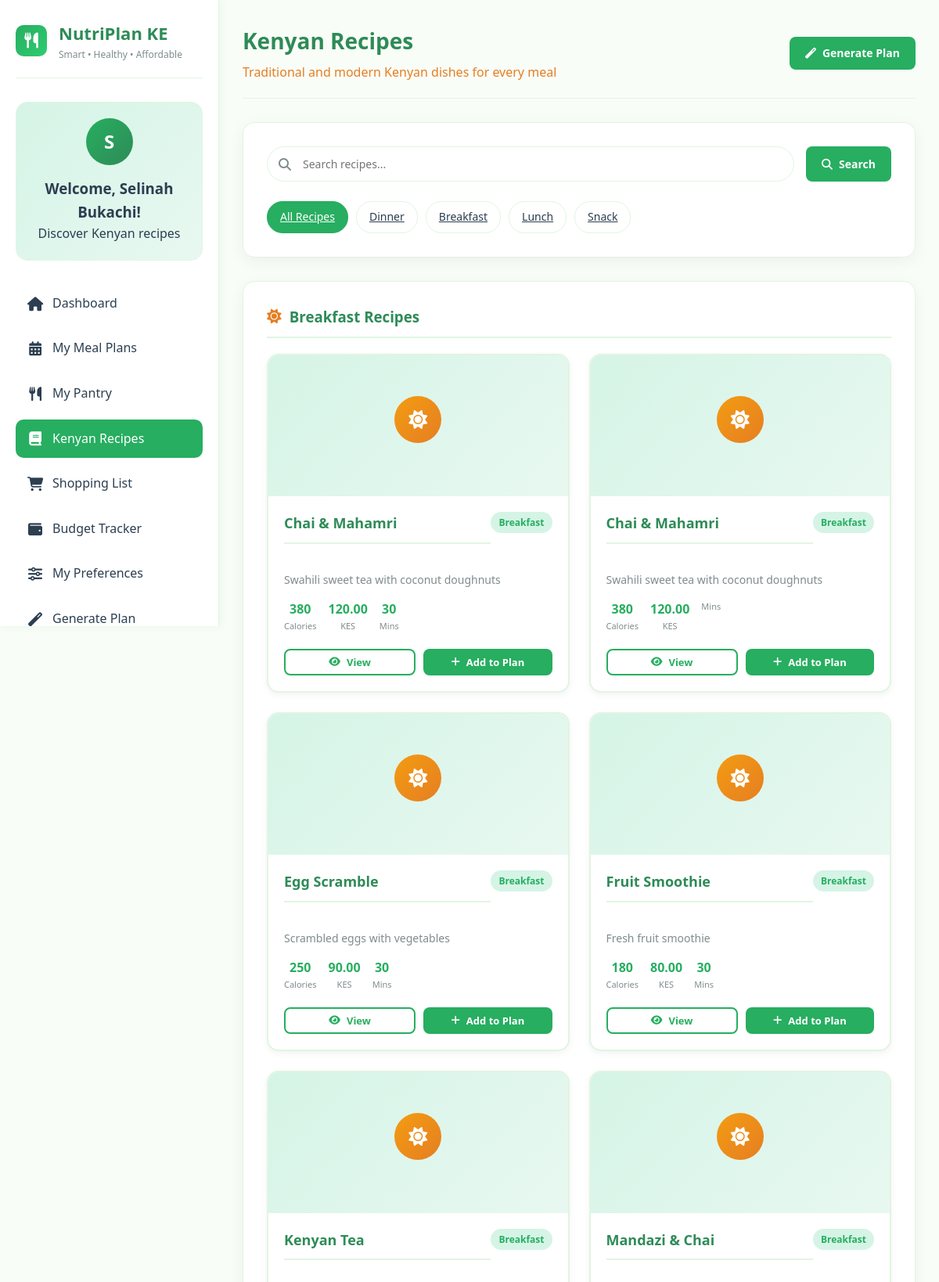
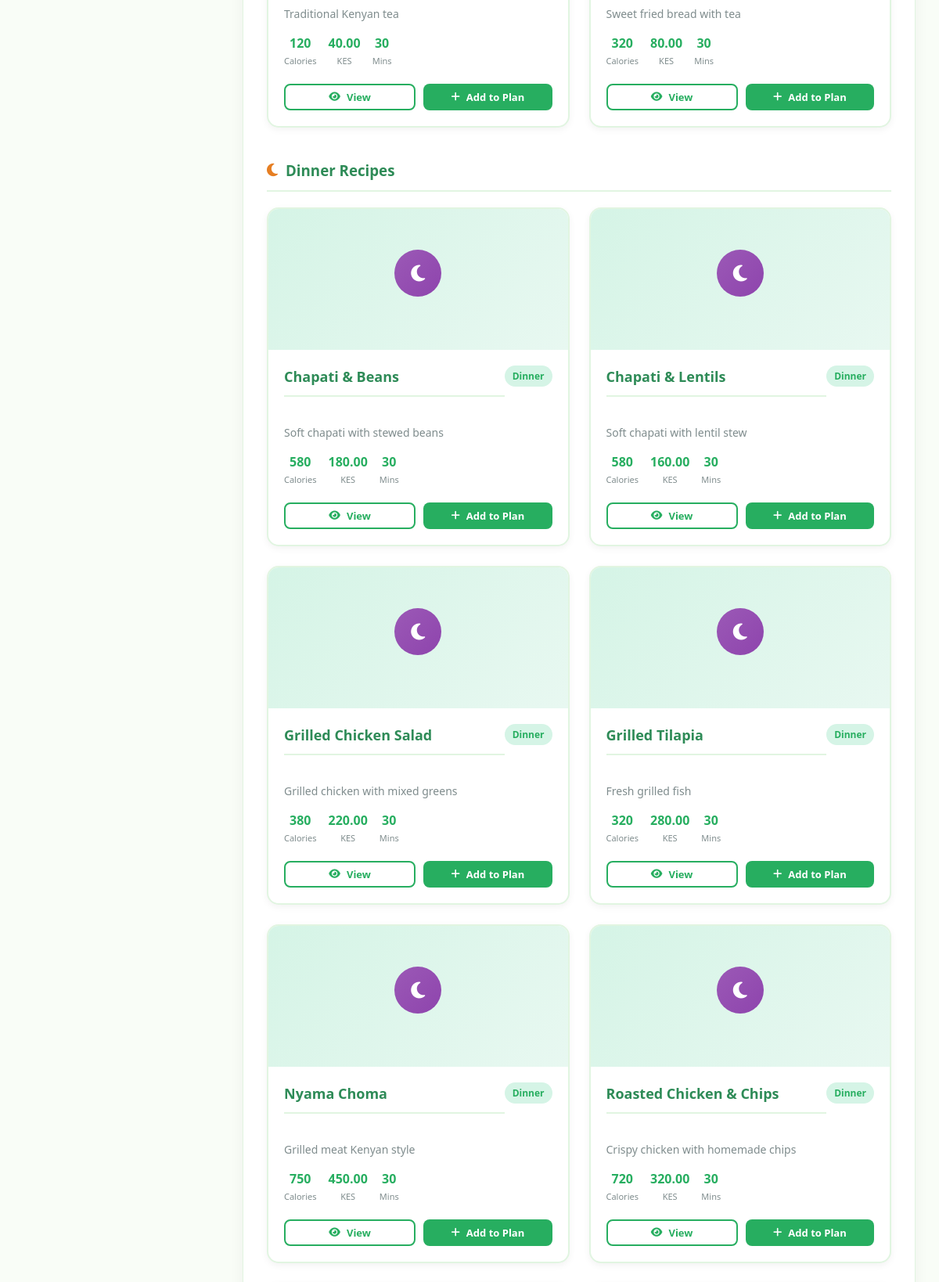
The page /recipes.php (signed in, upper part) on the database its author committed (2 pictures, top to bottom).
### tables this page shows
CREATE TABLE `recipes` (
  `recipe_id` int(11) NOT NULL,
  `recipe_name` varchar(100) NOT NULL,
  `description` text DEFAULT NULL,
  `instructions` text NOT NULL,
  `prep_time` varchar(50) DEFAULT NULL,
  `serving_size` int(11) DEFAULT NULL,
  `meal_type` varchar(50) DEFAULT NULL,
  `estimated_cost` decimal(10,2) DEFAULT NULL,
  `calories` int(11) DEFAULT NULL,
  `protein` decimal(5,2) DEFAULT NULL,
  `carbs` decimal(5,2) DEFAULT NULL,
  `fats` decimal(5,2) DEFAULT NULL,
  `image` varchar(255) DEFAULT NULL,
  `created_at` timestamp NOT NULL DEFAULT current_timestamp()
);

### recipes.php (the view, shortened to what this page needs)
<?php
require_once 'config.php';
$user_name = $_SESSION['full_name'];
$recipes_query = "SELECT * FROM recipes ORDER BY meal_type, recipe_name";
$recipes_result = mysqli_query($conn, $recipes_query);
$categories_query = "SELECT DISTINCT meal_type FROM recipes";
$categories_result = mysqli_query($conn, $categories_query);
$categories = [];
while ($cat = mysqli_fetch_assoc($categories_result)) {
    $categories[] = $cat['meal_type'];
}
$search = '';
$category_filter = '';
?>
<!DOCTYPE html>
<html lang="en">
<head>
    <link rel="stylesheet" href="https://cdnjs.cloudflare.com/ajax/libs/font-awesome/6.4.0/css/all.min.css">
</head>
<body>
    <div class="dashboard-container">
        <aside class="sidebar">
            <div class="logo">
                <div class="logo-icon">
                    <i class="fas fa-utensils"></i>
                </div>
                <div class="logo-text">
                    <h2>NutriPlan KE</h2>
                    <p>Smart • Healthy • Affordable</p>
                </div>
            </div>
            <div class="user-welcome">
                <div class="user-avatar">
                    <?php echo strtoupper(substr($user_name, 0, 1)); ?>
                </div>
                <h3>Welcome, <?php echo htmlspecialchars($user_name); ?>!</h3>
                <p>Discover Kenyan recipes</p>
            </div>
            <ul class="nav-menu">
                <li><a href="dashboard.php"><i class="fas fa-home"></i> Dashboard</a></li>
                <li><a href="meal_plan.php"><i class="fas fa-calendar-alt"></i> My Meal Plans</a></li>
                <li><a href="pantry.php"><i class="fas fa-utensils"></i> My Pantry</a></li>
                <li><a href="recipes.php" class="active"><i class="fas fa-book"></i> Kenyan Recipes</a></li>
                <li><a href="shopping-list.php"><i class="fas fa-shopping-cart"></i> Shopping List</a></li>
                <li><a href="budget.php"><i class="fas fa-wallet"></i> Budget Tracker</a></li>
                <li><a href="preferences.php"><i class="fas fa-sliders-h"></i> My Preferences</a></li>
                <li><a href="create-plan.php"><i class="fas fa-magic"></i> Generate Plan</a></li>
            </ul>
        </aside>
        <main class="main-content">
            <div class="top-header">
                <div class="welcome-message">
                    <h1>Kenyan Recipes</h1>
                    <p>Traditional and modern Kenyan dishes for every meal</p>
                </div>
                <div class="header-actions">
                    <a href="create-plan.php" class="btn btn-primary">
                        <i class="fas fa-magic"></i> Generate Plan
                    </a>
                </div>
            </div>
            <div class="content-section">
                <form method="GET" action="" class="search-filter">
                    <div class="search-box">
                        <i class="fas fa-search"></i>
                        <input type="text" name="search" placeholder="Search recipes..." value="<?php echo htmlspecialchars($search); ?>">
                    </div>
                    <button type="submit" class="btn btn-primary">
                        <i class="fas fa-search"></i> Search
                    </button>
                </form>
                <div class="category-filter">
                    <a href="recipes.php" class="category-btn <?php echo empty($category_filter) ? 'active' : ''; ?>">
                        All Recipes
                    </a>
                    <?php foreach ($categories as $category): ?>
                        <a href="?category=<?php echo urlencode($category); ?>"
                           class="category-btn <?php echo $category_filter == $category ? 'active' : ''; ?>">
                            <?php echo htmlspecialchars($category); ?>
                        </a>
                    <?php endforeach; ?>
                </div>
            </div>
            <div class="content-section">
                <?php if (mysqli_num_rows($recipes_result) > 0): ?>
                    <?php if (empty($category_filter) && empty($search)): ?>
                        <?php
                        mysqli_data_seek($recipes_result, 0);
                        $recipes_by_category = [];
                        while ($recipe = mysqli_fetch_assoc($recipes_result)) {
                            $recipes_by_category[$recipe['meal_type']][] = $recipe;
                        }
                        foreach ($recipes_by_category as $category => $category_recipes):
                            $icon_class = strtolower($category) . '-icon';
                            $category_icon = '';
                            switch($category) {
                                case 'Breakfast': $category_icon = 'fas fa-sun'; break;
                                case 'Lunch': $category_icon = 'fas fa-sun'; break;
                                case 'Dinner': $category_icon = 'fas fa-moon'; break;
                                case 'Snack': $category_icon = 'fas fa-apple-alt'; break;
                            }
                        ?>
                            <div class="category-section">
                                <h3><i class="<?php echo $category_icon; ?>"></i> <?php echo htmlspecialchars($category); ?> Recipes</h3>
                                <div class="recipes-grid">
                                    <?php foreach ($category_recipes as $recipe): ?>
                                        <div class="recipe-card">
                                            <div class="recipe-image">
                                                <div class="recipe-icon <?php echo $icon_class; ?>">
                                                    <i class="<?php echo $category_icon; ?>"></i>
                                                </div>
                                            </div>
                                            <div class="recipe-content">
                                                <div class="recipe-header">
                                                    <h3><?php echo htmlspecialchars($recipe['recipe_name']); ?></h3>
                                                    <span class="recipe-category"><?php echo htmlspecialchars($category); ?></span>
                                                </div>
                                                <p class="recipe-description">
                                                    <?php echo htmlspecialchars($recipe['description'] ?? 'Traditional Kenyan dish'); ?>
                                                </p>
                                                <div class="recipe-details">
                                                    <div class="recipe-nutrition">
                                                        <div class="nutrition-item">
                                                            <span class="nutrition-value"><?php echo $recipe['calories'] ?? '300'; ?></span>
                                                            <span class="nutrition-label">Calories</span>
                                                        </div>
                                                        <div class="nutrition-item">
                                                            <span class="nutrition-value"><?php echo $recipe['estimated_cost']; ?></span>
                                                            <span class="nutrition-label">KES</span>
                                                        </div>
                                                        <div class="nutrition-item">
                                                            <span class="nutrition-value"><?php echo $recipe['prep_time'] ?? '30'; ?></span>
                                                            <span class="nutrition-label">Mins</span>
                                                        </div>
                                                    </div>
                                                </div>
                                                <div class="recipe-actions">
                                                    <button class="btn btn-sm btn-outline" onclick="viewRecipe(<?php echo $recipe['recipe_id']; ?>)">
                                                        <i class="fas fa-eye"></i> View
                                                    </button>
                                                    <button class="btn btn-sm btn-primary" onclick="addToPlan(<?php echo $recipe['recipe_id']; ?>)">
                                                        <i class="fas fa-plus"></i> Add to Plan
                                                    </button>
                                                </div>
                                            </div>
                                        </div>
                                    <?php endforeach; ?>
                                </div>
                            </div>
                        <?php endforeach; ?>
                    <?php endif; ?>
                <?php endif; ?>
            </div>
        </main>
    </div>
</body>
</html>

### rows shown on the page
recipes: recipe_name "Chai & Mahamri", category "Breakfast", description "Swahili sweet tea with coconut doughnuts", calories "380", estimated_cost "120.00", prep_time "30"
recipes: recipe_name "Chai & Mahamri", category "Breakfast", description "Swahili sweet tea with coconut doughnuts", calories "380", estimated_cost "120.00"
recipes: recipe_name "Egg Scramble", category "Breakfast", description "Scrambled eggs with vegetables", calories "250", estimated_cost "90.00", prep_time "30"
recipes: recipe_name "Fruit Smoothie", category "Breakfast", description "Fresh fruit smoothie", calories "180", estimated_cost "80.00", prep_time "30"
recipes: recipe_name "Kenyan Tea", category "Breakfast", description "Traditional Kenyan tea", calories "120", estimated_cost "40.00", prep_time "30"
recipes: recipe_name "Mandazi & Chai", category "Breakfast", description "Sweet fried bread with tea", calories "320", estimated_cost "80.00", prep_time "30"
recipes: recipe_name "Chapati & Beans", category "Dinner", description "Soft chapati with stewed beans", calories "580", estimated_cost "180.00", prep_time "30"
recipes: recipe_name "Chapati & Lentils", category "Dinner", description "Soft chapati with lentil stew", calories "580", estimated_cost "160.00", prep_time "30"
recipes: recipe_name "Grilled Chicken Salad", category "Dinner", description "Grilled chicken with mixed greens", calories "380", estimated_cost "220.00", prep_time "30"
recipes: recipe_name "Grilled Tilapia", category "Dinner", description "Fresh grilled fish", calories "320", estimated_cost "280.00", prep_time "30"
recipes: recipe_name "Nyama Choma", category "Dinner", description "Grilled meat Kenyan style", calories "750", estimated_cost "450.00", prep_time "30"
recipes: recipe_name "Roasted Chicken & Chips", category "Dinner", description "Crispy chicken with homemade chips", calories "720", estimated_cost "320.00", prep_time "30"

### other values the page prints
substr($user_name, 0, 1) "S"
$user_name "Selinah Bukachi"
$category "Dinner"
$category "Breakfast"
$category "Lunch"
$category "Snack"
